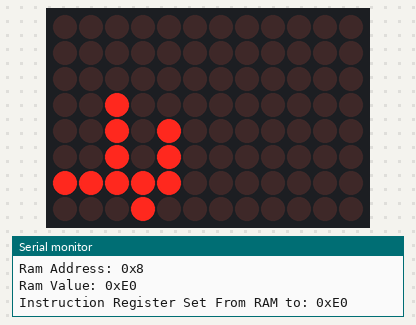
Recording of a sketch running on a simulated Arduino Uno R4 WiFi. Shown: 12×8 LED matrix, the last lines printed to the serial monitor. At 0.9 s the program stops and its outputs stay as they are.

Above: at 0.46 s.
At 0.9 s:
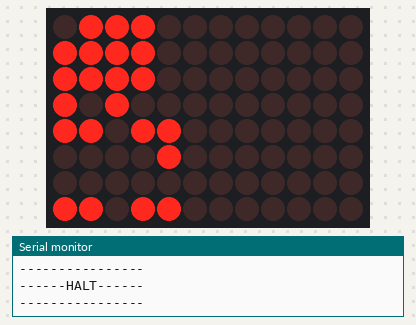

The sketch:

BEaterEmu_Debug_UNOR4Wifi_V1.ino
```cpp
#include "Arduino_LED_Matrix.h"

ArduinoLEDMatrix matrix;

uint8_t frame[8][12] = {
  { 0, 0, 0, 0, 0, 0, 0, 0, 0, 0, 0, 0 },
  { 0, 0, 0, 0, 0, 0, 0, 0, 0, 0, 0, 0 },
  { 0, 0, 0, 0, 0, 0, 0, 0, 0, 0, 0, 0 },
  { 0, 0, 0, 0, 0, 0, 0, 0, 0, 0, 0, 0 },
  { 0, 0, 0, 0, 0, 0, 0, 0, 0, 0, 0, 0 },
  { 0, 0, 0, 0, 0, 0, 0, 0, 0, 0, 0, 0 },
  { 0, 0, 0, 0, 0, 0, 0, 0, 0, 0, 0, 0 },
  { 0, 0, 0, 0, 0, 0, 0, 0, 0, 0, 0, 0 }
};

int clock_delay_value = 1;
int a_x_axis = 0;
int b_x_axis = 1;
int inst_x_axis = 2;
int out_x_axis = 3;
int flag_x_axis = 4;
int memreg_x_axis = 4;
bool flag_reg_input_enabled = false;
int prog_counter = 0;
bool counter_enabled = true;
byte a_reg = 0b00000000;
byte b_reg = 0b00000000;
byte instruction_reg = 0b00000000;
byte output_reg = 0b00000000;
byte memory_reg = 0b00000000;
byte flag_reg = 0b00000000;
byte memory_ram[] = {0b01010001, 0b01001110, 0b01010000, 0b01001111, 0b11100000, 0b00011110, 0b00101111, 0b01001110, 0b11100000, 0b00011111, 0b00101110, 0b01111101, 0b01100011, 0b11110000, 0b00000000, 0b00000000};


void setup() {
  // put your setup code here, to run once:
  matrix.begin();
  Serial.begin(115200); //set up serial library baud rate to 115200

  Serial.println("Ben Eater 8-Bit Breadboard Computer Emulator");
  Serial.println("---------");
  Serial.println("Initialise");
  Serial.println("---------");
  Serial.print("A Register Set to: ");
  printByteContents(a_reg);
  Serial.print("B Register Set to: ");
  printByteContents(b_reg);
  Serial.print("Instruction Register Set to: ");
  printByteContents(instruction_reg);
  Serial.print("Output Register Set to: ");
  printByteContents(output_reg);
  Serial.print("Memory Address Register Set to: ");
  printByteContents(memory_reg);
  Serial.print("RAM Array Set to: ");
  printByteArrayContents(memory_ram);
  Serial.println("Init Complete");
  Serial.println("---------");
  delay(clock_delay_value * 5);


}

void loop() {
// Main Program Counter
while(counter_enabled == true && prog_counter <=15) {
//for(prog_counter;prog_counter <= 15;) {
  Serial.print("Program Counter = ");
  Serial.println(prog_counter);


  update_reg_display(a_x_axis, a_reg);
  update_reg_display(b_x_axis, b_reg);
  update_reg_display(inst_x_axis, instruction_reg);
  update_reg_display(out_x_axis, output_reg);
  update_reg_display(memreg_x_axis, memory_reg);
  Serial.println("Updated Display");
  delay(clock_delay_value);


  MI("CO");
  II("RO");
  delay(clock_delay_value * 5);
  // Decode Instruction
  byte instruction = instruction_reg & 0b11110000;
  instruction = instruction >>4;
  Serial.print("Instruction Byte: 0x");
  Serial.println(instruction,HEX);

  if(instruction == 0) {
    Serial.println("Instruction NOP");
    NOP();
  }
  else if(instruction == 1) {
    Serial.println("Instruction LDA");
    LDA();
    delay(clock_delay_value * 2);
  }
  else if(instruction == 2) {
    Serial.println("Instruction ADD");
    ADD();
    delay(clock_delay_value * 2);
  }
  else if(instruction == 3) {
    Serial.println("Instruction SUB");
    SUB();
    delay(clock_delay_value * 2);
  }
  else if(instruction == 4) {
    Serial.println("Instruction STA");
    STA();
    delay(clock_delay_value * 2);
  }
  else if(instruction == 5) {
    Serial.println("Instruction LDI");
    LDI();
    delay(clock_delay_value * 2);
  }
  else if(instruction == 6) {
    Serial.println("Instruction JMP");
    JMP();
    delay(clock_delay_value * 2);
  }
  else if(instruction == 7) {
    Serial.println("Instruction JC");
    JC();
    delay(clock_delay_value * 2);
  }
  else if(instruction == 8) {
    Serial.println("Instruction JZ");
    JZ();
    delay(clock_delay_value * 2);
  }
  else if(instruction == 14) {
    Serial.println("Instruction OUT");
    OUT();
    delay(clock_delay_value * 2);
  }
  else if(instruction == 15) {
    Serial.println("Instruction HLT");
    HLT();
    delay(clock_delay_value * 2);
  }
  else {
    Serial.println("Command Not Found");
    MI("CO");
    II("RO");
    CE();
    delay(clock_delay_value * 2);
  }
}
}


// CPU Instructions
void NOP() {
  MI("CO");
  II("RO");
  CE();
  Serial.println("Command Completed: NOP");
}

void LDA() {
  MI("CO");
  II("RO");
  CE();
  MI("IO");
  AI("RO");
  Serial.println("Command Completed: LDA");
}

void ADD() {
  MI("CO");
  II("RO");
  CE();
  MI("IO");
  BI("RO");
  FI();
  AI("AD");
  Serial.println("Command Completed: ADD");
}

void SUB() {
  MI("CO");
  II("RO");
  CE();
  MI("IO");
  BI("RO");
  FI();
  AI("SU");
  Serial.println("Command Completed: SUB");
}

void STA() {
  MI("CO");
  II("RO");
  CE();
  MI("IO");
  RI("AO");
  Serial.println("Command Completed: STA");
}

void LDI() {
  MI("CO");
  II("RO");
  CE();
  AI("IO");
  Serial.println("Command Completed: LDI");
}

void JMP() {
  MI("CO");
  II("RO");
  CE();
  MI("IO");
  J("IO");
  Serial.println("Command Completed: JMP");
}

void JC() {
  MI("CO");
  II("RO");
  CE();
  if(flag_reg == 1 || flag_reg == 3) {
    J("IO");
  }
  Serial.println("Command Completed: JC");
}

void JZ() {
  MI("CO");
  II("RO");
  CE();
  if(flag_reg == 2 || flag_reg == 3) {
    J("IO");
  }

  Serial.println("Command Completed: JZ");
}

void OUT() {
  MI("CO");
  II("RO");
  CE();
  MI("IO");
  OI("AO");
  Serial.println("Command Completed: OUT");
}

void HLT() {
  MI("CO");
  II("RO");
  CE();
  Serial.println("----------------");
  Serial.println("------HALT------");
  Serial.println("----------------");

  while(1) {
   // statement block
  }
}

// Control Signals
void MI(String source) {
  if(source == "CO") {
    memory_reg = CO();
    Serial.print("Memory Address Register Set From Program Counter to: 0x");
    Serial.println(memory_reg,HEX);
  }
  else if(source == "IO") {
    memory_reg = IO();
    Serial.print("Memory Address Register Set From Instruction Register to: 0x");
    Serial.println(memory_reg,HEX);
  }
  update_reg_display(memreg_x_axis, memory_reg);
}

void FI() {
    flag_reg_input_enabled = true;
    Serial.println("Enabling Flag Register Input");
  }


void J(String source) {
  if(source == "IO") {
    prog_counter = IO();
    Serial.print("Jumping to: 0x");
    Serial.println(memory_reg,HEX);
  }
  update_reg_display(memreg_x_axis, memory_reg);
}


void OI(String source) {
  if(source == "AO") {
    output_reg = a_reg;
    Serial.print("Output Register Set From A Register to: 0x");
    Serial.println(memory_reg,HEX);
    Serial.println("----------------");
    Serial.print("Output is: ");
    Serial.println(output_reg);
    Serial.println("----------------");
  }


  update_reg_display(out_x_axis, output_reg);
}


void AI(String source) {
  if(source == "RO") {
    a_reg = RO();
    Serial.print("A Register Set From RAM to: 0x");
    Serial.println(a_reg,HEX);
  }
  else if(source == "IO") {
    a_reg = IO();
    Serial.print("A Register Set From Instruction Register to: 0x");
    Serial.println(a_reg,HEX);
  }
  else if(source == "AD") {
    a_reg = EO("AD");
    Serial.print("A Register Set From Adder to: 0x");
    Serial.println(a_reg,HEX);
  }
  else if(source == "SU") {
    a_reg = EO("SU");
    Serial.print("A Register Set From Subtractor to: 0x");
    Serial.println(a_reg,HEX);
  }
  update_reg_display(a_x_axis, a_reg);
}

void BI(String source) {
  if(source == "RO") {
    b_reg = RO();
    Serial.print("B Register Set From RAM to: 0x");
    Serial.println(b_reg,HEX);
  }
  update_reg_display(b_x_axis, b_reg);
}

void RI(String source) {
  if(source == "AO") {
    byte mem_address = memory_reg;
    memory_ram[mem_address] = a_reg;
    Serial.print("RAM Set From A Register to: 0x");
    Serial.print(memory_ram[mem_address],HEX);
    Serial.print(" At Address: 0x");
    Serial.println(mem_address,HEX);

    Serial.print("RAM Array Set to: ");
    printByteArrayContents(memory_ram);
  }

}

byte CO() {
  byte counter_output = prog_counter;
  return counter_output;
}

byte IO() {
  byte instruction_output = instruction_reg & 0b00001111;
  //instruction_output = instruction_output <<4;
  Serial.print("IO Output: ");
  Serial.println(instruction_output, HEX);
  //byte instruction_output = instruction_reg;
  return instruction_output;
}

void CE() {
  if (prog_counter == 15) { // Rollover Counter if = 15
    Serial.println("Program Counter Rolled Over ");
    prog_counter = 0;
    counter_enabled = true;
  }
  else { // Increment Counter if < 15
    prog_counter = prog_counter + 1;
    counter_enabled = true;
    Serial.print("Counter Increased to: 0x");
    Serial.println(prog_counter,HEX);
  }
}

void II(String source) {
  if(source == "RO") {
    instruction_reg = RO();
    Serial.print("Instruction Register Set From RAM to: 0x");
    Serial.println(instruction_reg,HEX);  }

  update_reg_display(inst_x_axis, instruction_reg);
}

byte EO(String operand) {
  byte result;
  if(operand == "AD") {
    result = a_reg + b_reg;
    uint16_t long_result = a_reg + b_reg;
    long_result = long_result & 0xFF00;
    Serial.print("Long Result: ");
    Serial.println(long_result);
    if(flag_reg_input_enabled == true) {
      if(result == 0) {
        flag_reg = 0b00000010;
          Serial.print("Setting Flag Register to: 0x");
          Serial.println(flag_reg,HEX);
      }
      else if(long_result > 255) {
        flag_reg = 0b00000001;
        Serial.print("Setting Flag Register to: 0x");
        Serial.println(flag_reg,HEX);
      }
      else if(long_result > 255 || result == 0) {
        flag_reg = 0b00000011;
        Serial.print("Setting Flag Register to: 0x");
        Serial.println(flag_reg,HEX);
      }
    }
    Serial.print("Adder Result: 0x");
    Serial.println(result,HEX);
  }
  else if(operand == "SU") {
    result = a_reg - b_reg;
    uint16_t long_result = a_reg + b_reg;
    long_result = long_result & 0xFF00;
    Serial.print("Long Result: ");
    Serial.println(long_result);
    if(flag_reg_input_enabled == true) {
      if(result == 0) {
        flag_reg = 0b00000010;
        Serial.print("Setting Flag Register to: 0x");
        Serial.println(flag_reg,HEX);
      }
      else if(long_result > 255) {
        flag_reg = 0b00000001;
        Serial.print("Setting Flag Register to: 0x");
        Serial.println(flag_reg,HEX);
      }
      else if(long_result > 255 || result == 0) {
        flag_reg = 0b00000011;
        Serial.print("Setting Flag Register to: 0x");
        Serial.println(flag_reg,HEX);
      }
    }
    Serial.print("Subtractor Result: 0x");
    Serial.println(result,HEX);
  }
  return result;
}

byte RO() {
  byte ram_val = memory_ram[memory_reg];
  Serial.print("Ram Address: 0x");
  Serial.println(memory_reg,HEX);
  Serial.print("Ram Value: 0x");
  Serial.println(ram_val,HEX);
  return ram_val;


}


byte printByteContents(byte data) {
    Serial.println(data, HEX);
}

byte printByteArrayContents(byte data[]) {

    char buf[80];
    sprintf(buf, "%02x %02x %02x %02x %02x %02x %02x %02x %02x %02x %02x %02x %02x %02x %02x %02x",
             data[0], data[1], data[2], data[3], data[4], data[5], data[6], data[7], data[8], data[9], data[10], data[11], data[12], data[13], data[14], data[15]);

    Serial.println(buf);

}

int update_reg_display (int axis, byte val) {

    frame[7][axis] = int(bitRead(val, 0));
    frame[6][axis] = int(bitRead(val, 1));
    frame[5][axis] = int(bitRead(val, 2));
    frame[4][axis] = int(bitRead(val, 3));
    frame[3][axis] = int(bitRead(val, 4));
    frame[2][axis] = int(bitRead(val, 5));
    frame[1][axis] = int(bitRead(val, 6));
    frame[0][axis] = int(bitRead(val, 7));
    matrix.renderBitmap(frame, 8, 12);

}
```
